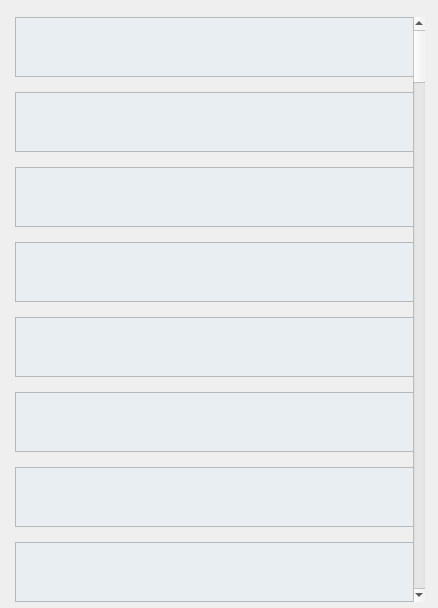
       <widget class="QWidget" name="scrollAreaWidgetContents_7">
        <property name="geometry">
         <rect>
          <x>0</x>
          <y>0</y>
          <width>438</width>
          <height>608</height>
         </rect>
        </property>
        <widget class="QGraphicsView" name="DeTraceView_1">
         <property name="geometry">
          <rect>
           <x>15</x>
           <y>17</y>
           <width>410</width>
           <height>60</height>
          </rect>
         </property>
         <property name="sizePolicy">
          <sizepolicy hsizetype="Preferred" vsizetype="Preferred">
           <horstretch>0</horstretch>
           <verstretch>0</verstretch>
          </sizepolicy>
         </property>
         <property name="minimumSize">
          <size>
           <width>410</width>
           <height>60</height>
          </size>
         </property>
         <property name="styleSheet">
          <string notr="true">background-color: rgb(232, 238, 242);</string>
         </property>
        </widget>
        <widget class="QScrollBar" name="DeTraceScrollBar">
         <property name="geometry">
          <rect>
           <x>413</x>
           <y>17</y>
           <width>12</width>
           <height>585</height>
          </rect>
         </property>
         <property name="sizePolicy">
          <sizepolicy hsizetype="Fixed" vsizetype="Preferred">
           <horstretch>0</horstretch>
           <verstretch>0</verstretch>
          </sizepolicy>
         </property>
         <property name="minimumSize">
          <size>
           <width>12</width>
           <height>585</height>
          </size>
         </property>
         <property name="orientation">
          <enum>Qt::Vertical</enum>
         </property>
        </widget>
        <widget class="QGraphicsView" name="DeTraceView_2">
         <property name="geometry">
          <rect>
           <x>15</x>
           <y>92</y>
           <width>410</width>
           <height>60</height>
          </rect>
         </property>
         <property name="sizePolicy">
          <sizepolicy hsizetype="Preferred" vsizetype="Preferred">
           <horstretch>0</horstretch>
           <verstretch>0</verstretch>
          </sizepolicy>
         </property>
         <property name="minimumSize">
          <size>
           <width>410</width>
           <height>60</height>
          </size>
         </property>
         <property name="styleSheet">
          <string notr="true">background-color: rgb(232, 238, 242);</string>
         </property>
        </widget>
        <widget class="QGraphicsView" name="DeTraceView_3">
         <property name="geometry">
          <rect>
           <x>15</x>
           <y>167</y>
           <width>410</width>
           <height>60</height>
          </rect>
         </property>
         <property name="sizePolicy">
          <sizepolicy hsizetype="Preferred" vsizetype="Preferred">
           <horstretch>0</horstretch>
           <verstretch>0</verstretch>
          </sizepolicy>
         </property>
         <property name="minimumSize">
          <size>
           <width>410</width>
           <height>60</height>
          </size>
         </property>
         <property name="styleSheet">
          <string notr="true">background-color: rgb(232, 238, 242);</string>
         </property>
        </widget>
        <widget class="QGraphicsView" name="DeTraceView_4">
         <property name="geometry">
          <rect>
           <x>15</x>
           <y>242</y>
           <width>410</width>
           <height>60</height>
          </rect>
         </property>
         <property name="sizePolicy">
          <sizepolicy hsizetype="Preferred" vsizetype="Preferred">
           <horstretch>0</horstretch>
           <verstretch>0</verstretch>
          </sizepolicy>
         </property>
         <property name="minimumSize">
          <size>
           <width>410</width>
           <height>60</height>
          </size>
         </property>
         <property name="styleSheet">
          <string notr="true">background-color: rgb(232, 238, 242);</string>
         </property>
        </widget>
        <widget class="QGraphicsView" name="DeTraceView_5">
         <property name="geometry">
          <rect>
           <x>15</x>
           <y>317</y>
           <width>410</width>
           <height>60</height>
          </rect>
         </property>
         <property name="sizePolicy">
          <sizepolicy hsizetype="Preferred" vsizetype="Preferred">
           <horstretch>0</horstretch>
           <verstretch>0</verstretch>
          </sizepolicy>
         </property>
         <property name="minimumSize">
          <size>
           <width>410</width>
           <height>60</height>
          </size>
         </property>
         <property name="styleSheet">
          <string notr="true">background-color: rgb(232, 238, 242);</string>
         </property>
        </widget>
        <widget class="QGraphicsView" name="DeTraceView_6">
         <property name="geometry">
          <rect>
           <x>15</x>
           <y>392</y>
           <width>410</width>
           <height>60</height>
          </rect>
         </property>
         <property name="sizePolicy">
          <sizepolicy hsizetype="Preferred" vsizetype="Preferred">
           <horstretch>0</horstretch>
           <verstretch>0</verstretch>
          </sizepolicy>
         </property>
         <property name="minimumSize">
          <size>
           <width>410</width>
           <height>60</height>
          </size>
         </property>
         <property name="styleSheet">
          <string notr="true">background-color: rgb(232, 238, 242);</string>
         </property>
        </widget>
        <widget class="QGraphicsView" name="DeTraceView_7">
         <property name="geometry">
          <rect>
           <x>15</x>
           <y>467</y>
           <width>410</width>
           <height>60</height>
          </rect>
         </property>
         <property name="sizePolicy">
          <sizepolicy hsizetype="Preferred" vsizetype="Preferred">
           <horstretch>0</horstretch>
           <verstretch>0</verstretch>
          </sizepolicy>
         </property>
         <property name="minimumSize">
          <size>
           <width>410</width>
           <height>60</height>
          </size>
         </property>
         <property name="styleSheet">
          <string notr="true">background-color: rgb(232, 238, 242);</string>
         </property>
        </widget>
        <widget class="QGraphicsView" name="DeTraceView_8">
         <property name="geometry">
          <rect>
           <x>15</x>
           <y>542</y>
           <width>410</width>
           <height>60</height>
          </rect>
         </property>
         <property name="sizePolicy">
          <sizepolicy hsizetype="Preferred" vsizetype="Preferred">
           <horstretch>0</horstretch>
           <verstretch>0</verstretch>
          </sizepolicy>
         </property>
         <property name="minimumSize">
          <size>
           <width>410</width>
           <height>60</height>
          </size>
         </property>
         <property name="styleSheet">
          <string notr="true">background-color: rgb(232, 238, 242);</string>
         </property>
        </widget>
        <zorder>DeTraceView_1</zorder>
        <zorder>DeTraceView_2</zorder>
        <zorder>DeTraceView_3</zorder>
        <zorder>DeTraceView_4</zorder>
        <zorder>DeTraceView_5</zorder>
        <zorder>DeTraceView_6</zorder>
        <zorder>DeTraceView_7</zorder>
        <zorder>DeTraceView_8</zorder>
        <zorder>DeTraceScrollBar</zorder>
       </widget>
